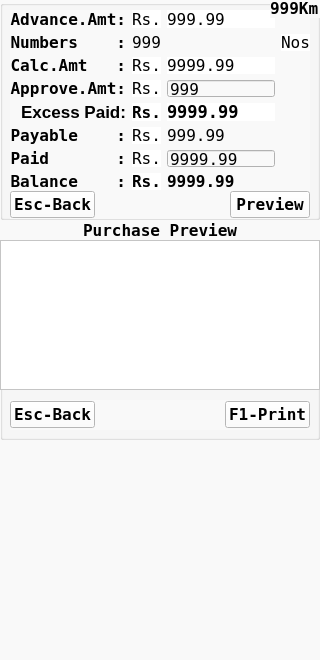
<?xml version="1.0" encoding="UTF-8"?>
<ui version="4.0">
 <class>Customer_Details</class>
 <widget class="QWidget" name="Customer_Details">
  <property name="geometry">
   <rect>
    <x>0</x>
    <y>0</y>
    <width>320</width>
    <height>660</height>
   </rect>
  </property>
  <property name="font">
   <font>
    <family>DejaVu Sans Mono</family>
    <pointsize>12</pointsize>
   </font>
  </property>
  <property name="windowTitle">
   <string>Form</string>
  </property>
  <property name="styleSheet">
   <string notr="true">background-color: rgb(249, 249, 249);</string>
  </property>
  <widget class="QGroupBox" name="groupBox">
   <property name="geometry">
    <rect>
     <x>0</x>
     <y>0</y>
     <width>320</width>
     <height>220</height>
    </rect>
   </property>
   <property name="title">
    <string/>
   </property>
   <widget class="QWidget" name="gridLayoutWidget">
    <property name="geometry">
     <rect>
      <x>10</x>
      <y>10</y>
      <width>300</width>
      <height>180</height>
     </rect>
    </property>
    <property name="font">
     <font>
      <family>DejaVu Sans Mono</family>
      <pointsize>12</pointsize>
      <weight>50</weight>
      <bold>false</bold>
     </font>
    </property>
    <layout class="QGridLayout" name="gridLayout">
     <item row="0" column="1">
      <widget class="QLabel" name="label_unit">
       <property name="font">
        <font>
         <family>DejaVu Sans Mono</family>
         <pointsize>12</pointsize>
         <weight>50</weight>
         <bold>false</bold>
        </font>
       </property>
       <property name="styleSheet">
        <string notr="true">background-color: rgb(255, 255, 255);</string>
       </property>
       <property name="text">
        <string>Rs.</string>
       </property>
      </widget>
     </item>
     <item row="0" column="2">
      <widget class="QLabel" name="label_previous_balance">
       <property name="font">
        <font>
         <family>DejaVu Sans Mono</family>
         <pointsize>12</pointsize>
         <weight>50</weight>
         <bold>false</bold>
        </font>
       </property>
       <property name="styleSheet">
        <string notr="true">background-color: rgb(255, 255, 255);</string>
       </property>
       <property name="text">
        <string>999.99</string>
       </property>
      </widget>
     </item>
     <item row="6" column="2">
      <widget class="QLineEdit" name="lineEdit_paid">
       <property name="font">
        <font>
         <family>DejaVu Sans Mono</family>
         <pointsize>12</pointsize>
         <weight>50</weight>
         <bold>false</bold>
        </font>
       </property>
       <property name="styleSheet">
        <string notr="true">QLineEdit:focus{border:3px solid red;background-color: rgb(255, 255, 255);}</string>
       </property>
       <property name="text">
        <string>9999.99</string>
       </property>
      </widget>
     </item>
     <item row="6" column="0">
      <widget class="QLabel" name="label_7">
       <property name="font">
        <font>
         <family>DejaVu Sans Mono</family>
         <pointsize>12</pointsize>
         <weight>75</weight>
         <bold>true</bold>
        </font>
       </property>
       <property name="text">
        <string>Paid       :</string>
       </property>
       <property name="alignment">
        <set>Qt::AlignRight|Qt::AlignTrailing|Qt::AlignVCenter</set>
       </property>
      </widget>
     </item>
     <item row="1" column="0">
      <widget class="QLabel" name="label_count_totle">
       <property name="font">
        <font>
         <family>DejaVu Sans Mono</family>
         <pointsize>12</pointsize>
         <weight>75</weight>
         <bold>true</bold>
        </font>
       </property>
       <property name="styleSheet">
        <string notr="true"/>
       </property>
       <property name="text">
        <string>Numbers    :</string>
       </property>
       <property name="alignment">
        <set>Qt::AlignRight|Qt::AlignTrailing|Qt::AlignVCenter</set>
       </property>
      </widget>
     </item>
     <item row="2" column="2">
      <widget class="QLabel" name="label_est_amt">
       <property name="font">
        <font>
         <family>DejaVu Sans Mono</family>
         <pointsize>12</pointsize>
         <weight>50</weight>
         <bold>false</bold>
        </font>
       </property>
       <property name="styleSheet">
        <string notr="true">background-color: rgb(255, 255, 255);</string>
       </property>
       <property name="text">
        <string>9999.99</string>
       </property>
      </widget>
     </item>
     <item row="7" column="0">
      <widget class="QLabel" name="label_balance_title">
       <property name="font">
        <font>
         <family>DejaVu Sans Mono</family>
         <pointsize>12</pointsize>
         <weight>75</weight>
         <bold>true</bold>
        </font>
       </property>
       <property name="styleSheet">
        <string notr="true"/>
       </property>
       <property name="text">
        <string>Balance    :</string>
       </property>
       <property name="alignment">
        <set>Qt::AlignRight|Qt::AlignTrailing|Qt::AlignVCenter</set>
       </property>
      </widget>
     </item>
     <item row="5" column="0">
      <widget class="QLabel" name="label_9">
       <property name="font">
        <font>
         <family>DejaVu Sans Mono</family>
         <pointsize>12</pointsize>
         <weight>75</weight>
         <bold>true</bold>
        </font>
       </property>
       <property name="styleSheet">
        <string notr="true"/>
       </property>
       <property name="text">
        <string>Payable    :</string>
       </property>
       <property name="alignment">
        <set>Qt::AlignRight|Qt::AlignTrailing|Qt::AlignVCenter</set>
       </property>
      </widget>
     </item>
     <item row="4" column="0">
      <widget class="QLabel" name="label_excess_title">
       <property name="font">
        <font>
         <pointsize>13</pointsize>
         <weight>75</weight>
         <bold>true</bold>
        </font>
       </property>
       <property name="locale">
        <locale language="English" country="India"/>
       </property>
       <property name="text">
        <string>Excess Paid:</string>
       </property>
       <property name="alignment">
        <set>Qt::AlignRight|Qt::AlignTrailing|Qt::AlignVCenter</set>
       </property>
      </widget>
     </item>
     <item row="4" column="2">
      <widget class="QLabel" name="label_excess_paid">
       <property name="font">
        <font>
         <family>DejaVu Sans Mono</family>
         <pointsize>13</pointsize>
         <weight>75</weight>
         <bold>true</bold>
        </font>
       </property>
       <property name="styleSheet">
        <string notr="true">background-color: rgb(255, 255, 255);</string>
       </property>
       <property name="text">
        <string>9999.99</string>
       </property>
      </widget>
     </item>
     <item row="3" column="0">
      <widget class="QLabel" name="label_5">
       <property name="font">
        <font>
         <family>DejaVu Sans Mono</family>
         <pointsize>12</pointsize>
         <weight>75</weight>
         <bold>true</bold>
        </font>
       </property>
       <property name="styleSheet">
        <string notr="true"/>
       </property>
       <property name="text">
        <string>Approve.Amt:</string>
       </property>
       <property name="alignment">
        <set>Qt::AlignRight|Qt::AlignTrailing|Qt::AlignVCenter</set>
       </property>
      </widget>
     </item>
     <item row="3" column="2">
      <widget class="QLineEdit" name="lineEdit_Excess">
       <property name="font">
        <font>
         <family>DejaVu Sans Mono</family>
         <pointsize>12</pointsize>
         <weight>50</weight>
         <bold>false</bold>
        </font>
       </property>
       <property name="styleSheet">
        <string notr="true">QLineEdit:focus{border:3px solid red;background-color: rgb(255, 255, 255);}</string>
       </property>
       <property name="text">
        <string>999</string>
       </property>
      </widget>
     </item>
     <item row="0" column="0">
      <widget class="QLabel" name="label_balance_type">
       <property name="font">
        <font>
         <family>DejaVu Sans Mono</family>
         <pointsize>12</pointsize>
         <weight>75</weight>
         <bold>true</bold>
        </font>
       </property>
       <property name="text">
        <string>Advance.Amt:</string>
       </property>
       <property name="alignment">
        <set>Qt::AlignRight|Qt::AlignTrailing|Qt::AlignVCenter</set>
       </property>
      </widget>
     </item>
     <item row="5" column="2">
      <widget class="QLabel" name="label_Payable">
       <property name="font">
        <font>
         <family>DejaVu Sans Mono</family>
         <pointsize>12</pointsize>
         <weight>50</weight>
         <bold>false</bold>
        </font>
       </property>
       <property name="styleSheet">
        <string notr="true"/>
       </property>
       <property name="text">
        <string>999.99</string>
       </property>
       <property name="alignment">
        <set>Qt::AlignLeading|Qt::AlignLeft|Qt::AlignVCenter</set>
       </property>
      </widget>
     </item>
     <item row="2" column="0">
      <widget class="QLabel" name="label_est_amt_title">
       <property name="font">
        <font>
         <family>DejaVu Sans Mono</family>
         <pointsize>12</pointsize>
         <weight>75</weight>
         <bold>true</bold>
        </font>
       </property>
       <property name="text">
        <string>Calc.Amt   :</string>
       </property>
       <property name="alignment">
        <set>Qt::AlignRight|Qt::AlignTrailing|Qt::AlignVCenter</set>
       </property>
      </widget>
     </item>
     <item row="7" column="2">
      <widget class="QLabel" name="label_final_balance">
       <property name="font">
        <font>
         <family>DejaVu Sans Mono</family>
         <pointsize>12</pointsize>
         <weight>75</weight>
         <bold>true</bold>
        </font>
       </property>
       <property name="styleSheet">
        <string notr="true"/>
       </property>
       <property name="text">
        <string>9999.99</string>
       </property>
      </widget>
     </item>
     <item row="1" column="3">
      <widget class="QLabel" name="label_unit_2">
       <property name="font">
        <font>
         <family>DejaVu Sans Mono</family>
         <pointsize>12</pointsize>
         <weight>50</weight>
         <bold>false</bold>
        </font>
       </property>
       <property name="styleSheet">
        <string notr="true">background-color: rgb(255, 255, 255);</string>
       </property>
       <property name="text">
        <string>Nos</string>
       </property>
      </widget>
     </item>
     <item row="2" column="1">
      <widget class="QLabel" name="label_unit_3">
       <property name="font">
        <font>
         <family>DejaVu Sans Mono</family>
         <pointsize>12</pointsize>
         <weight>50</weight>
         <bold>false</bold>
        </font>
       </property>
       <property name="styleSheet">
        <string notr="true">background-color: rgb(255, 255, 255);</string>
       </property>
       <property name="text">
        <string>Rs.</string>
       </property>
      </widget>
     </item>
     <item row="3" column="1">
      <widget class="QLabel" name="label_unit_4">
       <property name="font">
        <font>
         <family>DejaVu Sans Mono</family>
         <pointsize>12</pointsize>
         <weight>50</weight>
         <bold>false</bold>
        </font>
       </property>
       <property name="styleSheet">
        <string notr="true">background-color: rgb(255, 255, 255);</string>
       </property>
       <property name="text">
        <string>Rs.</string>
       </property>
      </widget>
     </item>
     <item row="4" column="1">
      <widget class="QLabel" name="label_unit_5">
       <property name="font">
        <font>
         <family>DejaVu Sans Mono</family>
         <pointsize>12</pointsize>
         <weight>75</weight>
         <bold>true</bold>
        </font>
       </property>
       <property name="styleSheet">
        <string notr="true">background-color: rgb(255, 255, 255);</string>
       </property>
       <property name="text">
        <string>Rs.</string>
       </property>
      </widget>
     </item>
     <item row="5" column="1">
      <widget class="QLabel" name="label_unit_6">
       <property name="font">
        <font>
         <family>DejaVu Sans Mono</family>
         <pointsize>12</pointsize>
         <weight>50</weight>
         <bold>false</bold>
        </font>
       </property>
       <property name="styleSheet">
        <string notr="true">background-color: rgb(255, 255, 255);</string>
       </property>
       <property name="text">
        <string>Rs.</string>
       </property>
      </widget>
     </item>
     <item row="1" column="1" colspan="2">
      <widget class="QLabel" name="label_count">
       <property name="font">
        <font>
         <family>DejaVu Sans Mono</family>
         <pointsize>12</pointsize>
         <weight>50</weight>
         <bold>false</bold>
        </font>
       </property>
       <property name="styleSheet">
        <string notr="true"/>
       </property>
       <property name="text">
        <string>999</string>
       </property>
      </widget>
     </item>
     <item row="6" column="1">
      <widget class="QLabel" name="label_unit_7">
       <property name="font">
        <font>
         <family>DejaVu Sans Mono</family>
         <pointsize>12</pointsize>
         <weight>50</weight>
         <bold>false</bold>
        </font>
       </property>
       <property name="styleSheet">
        <string notr="true">background-color: rgb(255, 255, 255);</string>
       </property>
       <property name="text">
        <string>Rs.</string>
       </property>
      </widget>
     </item>
     <item row="7" column="1">
      <widget class="QLabel" name="label_unit_8">
       <property name="font">
        <font>
         <family>DejaVu Sans Mono</family>
         <pointsize>12</pointsize>
         <weight>75</weight>
         <bold>true</bold>
        </font>
       </property>
       <property name="styleSheet">
        <string notr="true">background-color: rgb(255, 255, 255);</string>
       </property>
       <property name="text">
        <string>Rs.</string>
       </property>
      </widget>
     </item>
    </layout>
   </widget>
   <widget class="QWidget" name="horizontalLayoutWidget">
    <property name="geometry">
     <rect>
      <x>10</x>
      <y>190</y>
      <width>300</width>
      <height>29</height>
     </rect>
    </property>
    <layout class="QHBoxLayout" name="horizontalLayout">
     <item>
      <widget class="QPushButton" name="pushButton_print_2">
       <property name="font">
        <font>
         <family>DejaVu Sans Mono</family>
         <pointsize>12</pointsize>
         <weight>75</weight>
         <bold>true</bold>
        </font>
       </property>
       <property name="focusPolicy">
        <enum>Qt::NoFocus</enum>
       </property>
       <property name="styleSheet">
        <string notr="true">background-color: rgb(255, 255, 255);</string>
       </property>
       <property name="text">
        <string>Esc-Back</string>
       </property>
       <property name="autoDefault">
        <bool>true</bool>
       </property>
      </widget>
     </item>
     <item>
      <spacer name="horizontalSpacer">
       <property name="orientation">
        <enum>Qt::Horizontal</enum>
       </property>
       <property name="sizeHint" stdset="0">
        <size>
         <width>40</width>
         <height>20</height>
        </size>
       </property>
      </spacer>
     </item>
     <item>
      <widget class="QPushButton" name="pushButton_print">
       <property name="font">
        <font>
         <family>DejaVu Sans Mono</family>
         <pointsize>12</pointsize>
         <weight>75</weight>
         <bold>true</bold>
        </font>
       </property>
       <property name="styleSheet">
        <string notr="true">background-color: rgb(255, 255, 255);</string>
       </property>
       <property name="text">
        <string>Preview</string>
       </property>
       <property name="autoDefault">
        <bool>true</bool>
       </property>
      </widget>
     </item>
    </layout>
   </widget>
   <widget class="QLabel" name="label_kms">
    <property name="geometry">
     <rect>
      <x>270</x>
      <y>-2</y>
      <width>56</width>
      <height>20</height>
     </rect>
    </property>
    <property name="font">
     <font>
      <family>DejaVu Sans Mono</family>
      <pointsize>12</pointsize>
      <weight>75</weight>
      <bold>true</bold>
     </font>
    </property>
    <property name="text">
     <string>999Km</string>
    </property>
   </widget>
   <widget class="QLabel" name="label_info">
    <property name="geometry">
     <rect>
      <x>10</x>
      <y>60</y>
      <width>300</width>
      <height>90</height>
     </rect>
    </property>
    <property name="font">
     <font>
      <family>DejaVu Sans Mono</family>
      <pointsize>14</pointsize>
      <weight>75</weight>
      <bold>true</bold>
     </font>
    </property>
    <property name="styleSheet">
     <string notr="true">background-color: rgb(183, 255, 251);
color: rgb(177, 19, 66);</string>
    </property>
    <property name="text">
     <string>Generating Purchase Preview...</string>
    </property>
    <property name="alignment">
     <set>Qt::AlignCenter</set>
    </property>
    <property name="wordWrap">
     <bool>true</bool>
    </property>
   </widget>
   <zorder>label_info</zorder>
   <zorder>gridLayoutWidget</zorder>
   <zorder>horizontalLayoutWidget</zorder>
   <zorder>label_kms</zorder>
  </widget>
  <widget class="QGroupBox" name="groupBox_preview">
   <property name="geometry">
    <rect>
     <x>0</x>
     <y>220</y>
     <width>320</width>
     <height>220</height>
    </rect>
   </property>
   <property name="font">
    <font>
     <family>DejaVu Sans Mono</family>
     <pointsize>12</pointsize>
     <weight>75</weight>
     <bold>true</bold>
    </font>
   </property>
   <property name="title">
    <string/>
   </property>
   <widget class="QLabel" name="label">
    <property name="geometry">
     <rect>
      <x>0</x>
      <y>0</y>
      <width>320</width>
      <height>20</height>
     </rect>
    </property>
    <property name="font">
     <font>
      <family>DejaVu Sans Mono</family>
      <pointsize>12</pointsize>
      <weight>75</weight>
      <bold>true</bold>
     </font>
    </property>
    <property name="text">
     <string>Purchase Preview</string>
    </property>
    <property name="alignment">
     <set>Qt::AlignCenter</set>
    </property>
   </widget>
   <widget class="QTextEdit" name="textEdit">
    <property name="geometry">
     <rect>
      <x>0</x>
      <y>20</y>
      <width>320</width>
      <height>150</height>
     </rect>
    </property>
    <property name="font">
     <font>
      <family>Monospace</family>
     </font>
    </property>
    <property name="styleSheet">
     <string notr="true">background-color: rgb(255, 255, 255);</string>
    </property>
    <property name="readOnly">
     <bool>true</bool>
    </property>
   </widget>
   <widget class="QWidget" name="horizontalLayoutWidget_2">
    <property name="geometry">
     <rect>
      <x>10</x>
      <y>180</y>
      <width>300</width>
      <height>30</height>
     </rect>
    </property>
    <layout class="QHBoxLayout" name="horizontalLayout_2">
     <item>
      <widget class="QPushButton" name="pushButton_print_3">
       <property name="font">
        <font>
         <family>DejaVu Sans Mono</family>
         <pointsize>12</pointsize>
         <weight>75</weight>
         <bold>true</bold>
        </font>
       </property>
       <property name="focusPolicy">
        <enum>Qt::NoFocus</enum>
       </property>
       <property name="styleSheet">
        <string notr="true">background-color: rgb(255, 255, 255);</string>
       </property>
       <property name="text">
        <string>Esc-Back</string>
       </property>
       <property name="autoDefault">
        <bool>true</bool>
       </property>
      </widget>
     </item>
     <item>
      <spacer name="horizontalSpacer_2">
       <property name="orientation">
        <enum>Qt::Horizontal</enum>
       </property>
       <property name="sizeHint" stdset="0">
        <size>
         <width>40</width>
         <height>20</height>
        </size>
       </property>
      </spacer>
     </item>
     <item>
      <widget class="QPushButton" name="pushButton_print_4">
       <property name="font">
        <font>
         <family>DejaVu Sans Mono</family>
         <pointsize>12</pointsize>
         <weight>75</weight>
         <bold>true</bold>
        </font>
       </property>
       <property name="styleSheet">
        <string notr="true">background-color: rgb(255, 255, 255);</string>
       </property>
       <property name="text">
        <string>F1-Print</string>
       </property>
       <property name="autoDefault">
        <bool>true</bool>
       </property>
      </widget>
     </item>
    </layout>
   </widget>
   <widget class="QLabel" name="label_info_2">
    <property name="geometry">
     <rect>
      <x>10</x>
      <y>50</y>
      <width>300</width>
      <height>90</height>
     </rect>
    </property>
    <property name="font">
     <font>
      <family>DejaVu Sans Mono</family>
      <pointsize>18</pointsize>
      <weight>75</weight>
      <bold>true</bold>
     </font>
    </property>
    <property name="styleSheet">
     <string notr="true">background-color: rgb(183, 255, 251);
color: rgb(177, 19, 66);</string>
    </property>
    <property name="text">
     <string>Printing ...</string>
    </property>
    <property name="alignment">
     <set>Qt::AlignCenter</set>
    </property>
    <property name="wordWrap">
     <bool>true</bool>
    </property>
   </widget>
   <zorder>label_info_2</zorder>
   <zorder>label</zorder>
   <zorder>textEdit</zorder>
   <zorder>horizontalLayoutWidget_2</zorder>
  </widget>
 </widget>
 <tabstops>
  <tabstop>lineEdit_Excess</tabstop>
  <tabstop>lineEdit_paid</tabstop>
  <tabstop>pushButton_print</tabstop>
 </tabstops>
 <resources/>
 <connections/>
</ui>
